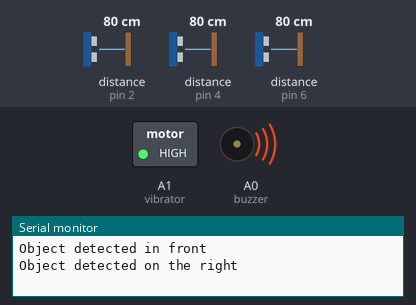
Simulated run of this sketch. Board: Arduino Uno, built with avr-gcc and run on an emulated ATmega328P. Shown: switched loads named in the sketch (green lamp = pin HIGH), buzzer (waves = sounding, pin HIGH), the last lines printed to the serial monitor. Wiring (inferred from the names in the program): 3 × ultrasonic range finder: trigger pin 3, echo pin 2 / trigger pin 5, echo pin 4 / trigger pin 7, echo pin 6. The test bench sets the inputs (shaded band); at power-on: distance to the obstacle (sensors on pin 2, pin 4, pin 6) 80 cm. The echo pulse lasts 58.3 µs per cm; pins used as bus, display or sensor lines are not drawn.

Above: at 3.0 s.
At 6.5 s:
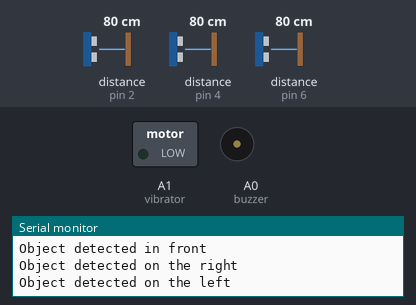
Timing chart, 0 to 9.1 s (numbered marks = the images above):
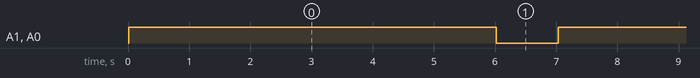

Measured:
- by itself, A1 (vibrator), A0 (buzzer): alternates HIGH for 6.0 s and LOW for 1.0 s

The sketch:

blindspects.ino
```cpp
#include <SoftwareSerial.h>
SoftwareSerial bt(9,8);
const int trigPin1 = 3;
const int echoPin1 = 2;
const int trigPin2 = 5;
const int echoPin2 = 4;
const int trigPin3 = 7;
const int echoPin3 = 6;
const int buzzer = A0;
const int vibrator=A1;


void setup() {
  // put your setup code here, to run once:
    pinMode(trigPin1, OUTPUT);
    pinMode(echoPin1, INPUT);
    pinMode(trigPin2, OUTPUT);
    pinMode(echoPin2, INPUT);
    pinMode(trigPin3, OUTPUT);
    pinMode(echoPin3, INPUT);
    pinMode(buzzer,OUTPUT);
    pinMode(vibrator,OUTPUT);
    Serial.begin(9600);
    bt.begin(9600);


}

void loop() {
  /*if (bt.available() > 0)
  {
    char data = bt.read();
    Serial.println(data);*/

   long duration1, duration2, duration3, distance1, distance2, distance3;

  // First sensor
  digitalWrite(trigPin1, LOW);
  delayMicroseconds(2);
  digitalWrite(trigPin1, HIGH);
  delayMicroseconds(10);
  digitalWrite(trigPin1, LOW);
  duration1 = pulseIn(echoPin1, HIGH);
  distance1 = duration1 * 0.034 / 2;

  // Second sensor
  digitalWrite(trigPin2, LOW);
  delayMicroseconds(2);
  digitalWrite(trigPin2, HIGH);
  delayMicroseconds(10);
  digitalWrite(trigPin2, LOW);
  duration2 = pulseIn(echoPin2, HIGH);
  distance2 = duration2 * 0.034 / 2;

  // Third sensor
  digitalWrite(trigPin3, LOW);
  delayMicroseconds(2);
  digitalWrite(trigPin3, HIGH);
  delayMicroseconds(10);
  digitalWrite(trigPin3, LOW);
  duration3 = pulseIn(echoPin3, HIGH);
  distance3 = duration3 * 0.034 / 2;


  if (distance1 >50)
  {
    Serial.println("Object detected in front");
    digitalWrite(buzzer,HIGH);
    digitalWrite(vibrator,HIGH);
    delay(2000);
    digitalWrite(buzzer,LOW);
    digitalWrite(vibrator,LOW);
  }
  if (distance2 >50)
  {
    Serial.println("Object detected on the right");
    digitalWrite(buzzer,HIGH);
    digitalWrite(vibrator,HIGH);
    delay(2000);
    digitalWrite(buzzer,LOW);
    digitalWrite(vibrator,LOW);
  }
  if (distance3 >50)
  {
    Serial.println("Object detected on the left");
    digitalWrite(buzzer,HIGH);
    digitalWrite(vibrator,HIGH);
    delay(2000);
    digitalWrite(buzzer,LOW);
    digitalWrite(vibrator,LOW);
  }

  delay(1000);
}
```
